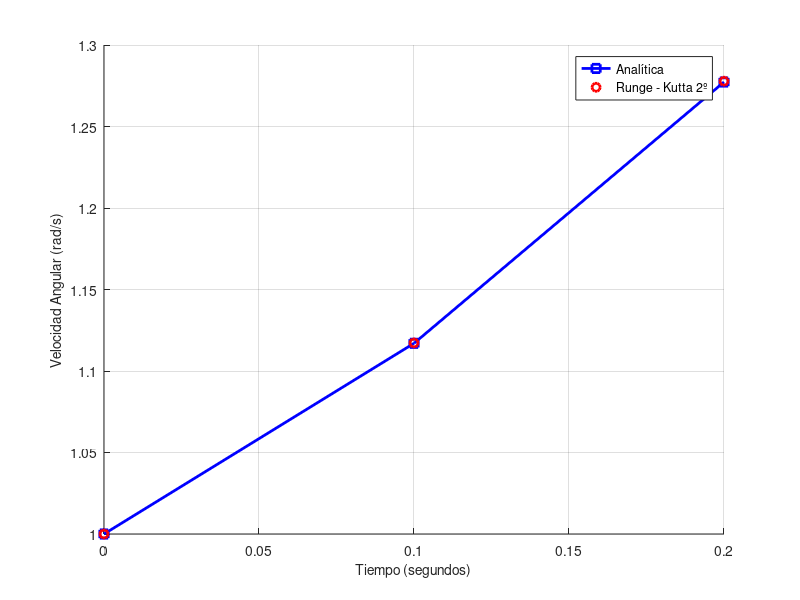

The MATLAB script that drew this image:
%% 2nd Order - Runge Kutta Method
%% Método Runge - Kutta (2º Orden)

% Clean screen and variables
% Limpiar pantalla y variables
clc
clear
format shortG

% Initial data
% Datos iniciales
f = @(x,y) y + (2*x*(2.7183^(2*x)));
x0 = 0;
y0 = 1;
xf = 0.2;
n = 2;

% Start method
% Inicia el método
h = (xf-x0)/n;
vx(1) = x0;
vy(1) = y0;
e(1) = 100;

% Fill the x vector
% Llenar el vector x
for i = 1:n
    vx(i+1) = vx(i) + h;
end

% Analytic solution
% Solución Analítica
[valx,valy]=ode45(f,[vx],y0);

% Fill the y vector
% Llenar el vector y
for i=1:n
    k1 = f(vx(i),vy(i));
    k2 = f((vx(i)+h),(vy(i)+k1*h));
    y1 = vy(i) + ((k1/2)+(k2/2))*h;
    vy(i+1) = y1;
    e(i+1) = abs((valy(i+1)-vy(i))/valy(i+1))*100;
end

% Print results
% Imprimir resultados
disp('            x      y aprox       y real        Error  ')
disp('------------------------------------------------------')
disp([vx',vy',valy, abs((valy-vy')./valy)*100])

% Graph of the obtained points
% Graficar los puntos obtenidos
clf
hold on
plot(vx, valy, 'LineWidth', 2, 'color', 'b',"Marker",'square')
plot(vx, vy, 'sr', 'LineWidth', 2,'Marker',"o")
grid on
legend ('Analítica', 'Runge - Kutta 2º')
xlabel('Tiempo (segundos)', 'FontSize', 10)
ylabel('Velocidad Angular (rad/s)', 'FontSize', 10)
